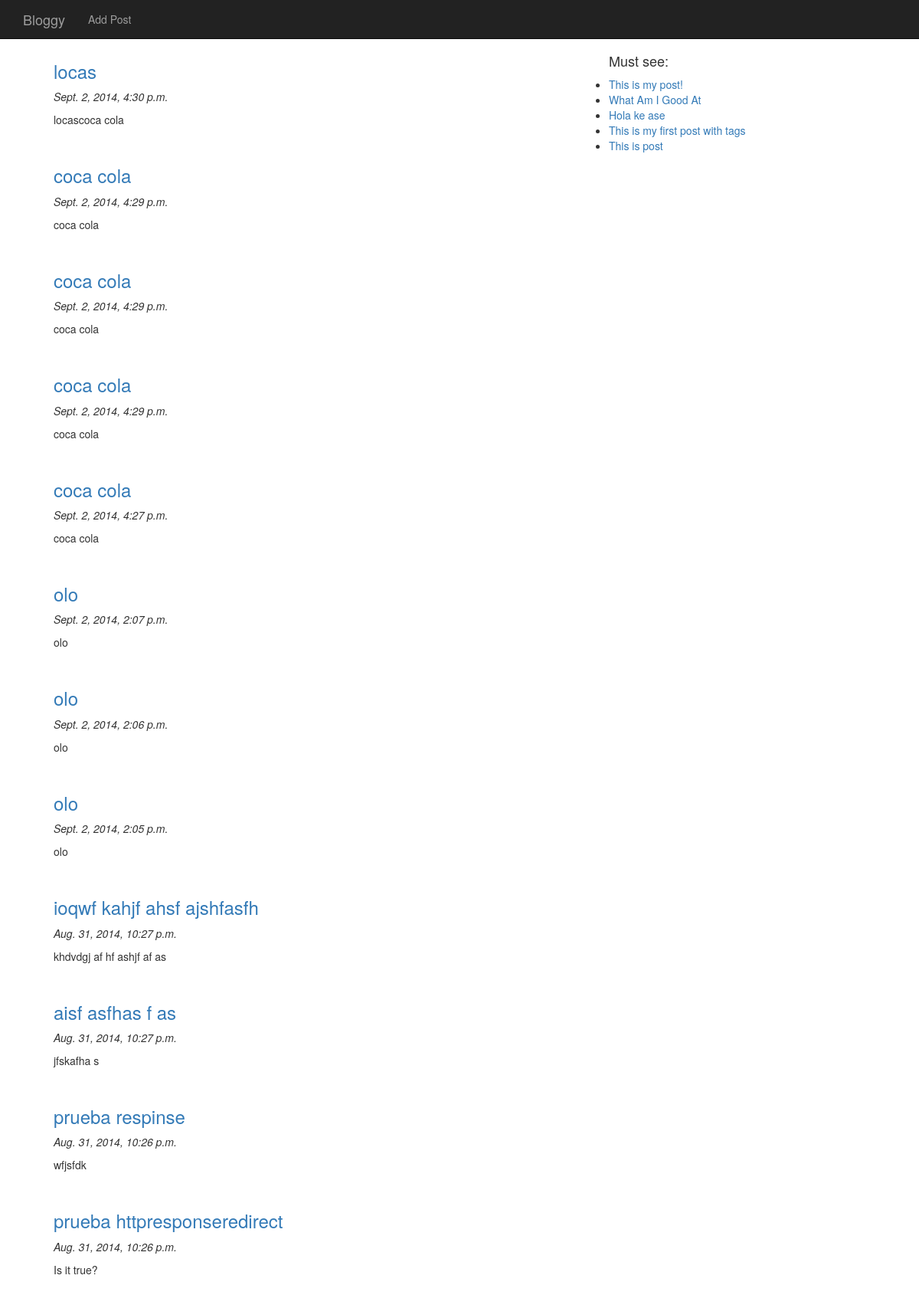
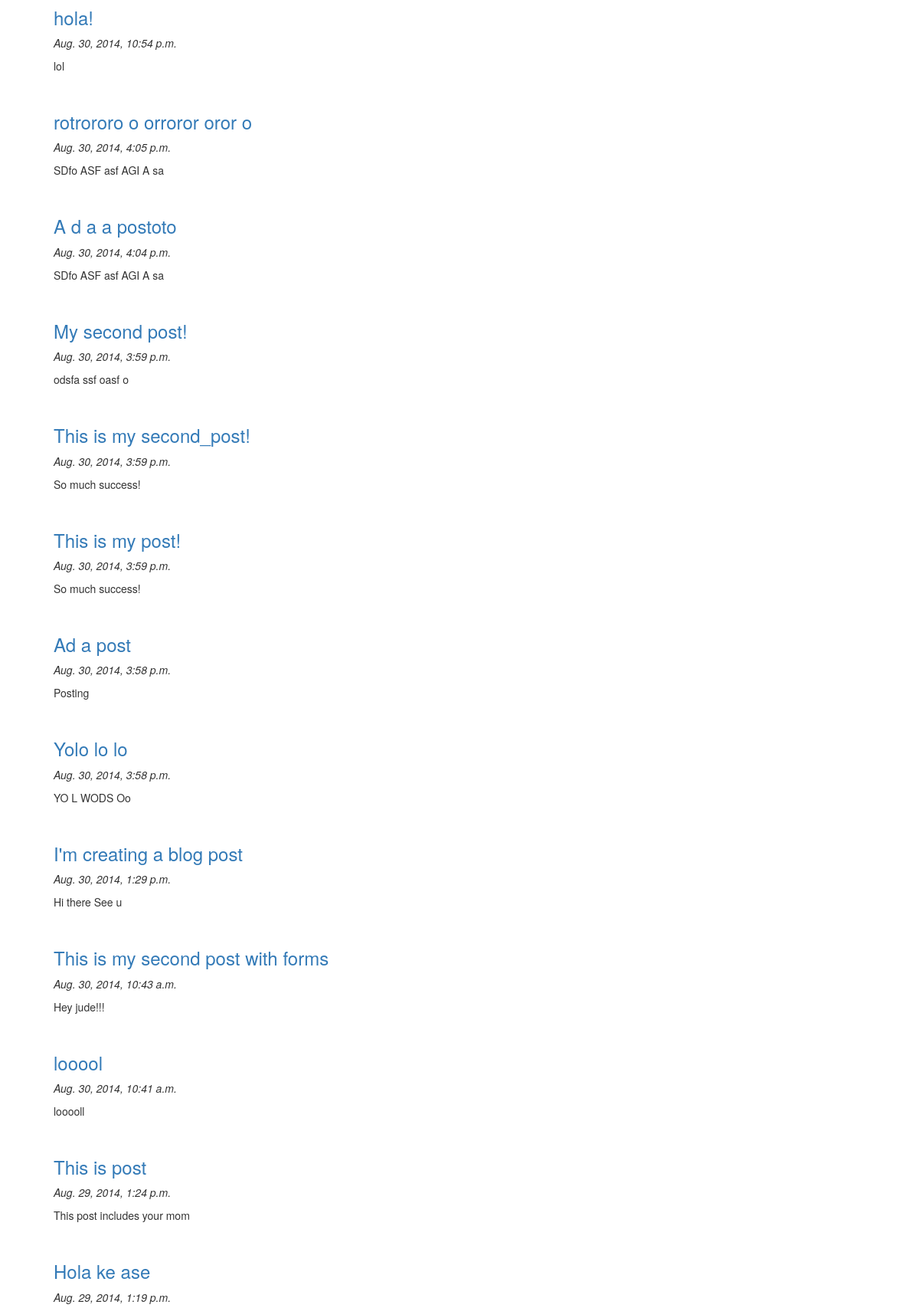
Screenshot of /blog/ (upper part) with the database file from the repository (2 pictures, top to bottom).
### blog/models.py (models this page shows, shortened)
class Post(models.Model):
    created_at = models.DateTimeField(auto_now_add=True)
    title = models.CharField(max_length = 100)
    content = models.TextField()
    tag = models.CharField(max_length = 20, blank=True, null=True)
    image = models.ImageField(upload_to="images", blank=True,null = True)
    views = models.IntegerField(default=0)

### blog/views.py (the view)
def index(request):
    t = loader.get_template('blog/index.html')
    context_dict = {'latest_posts': retrieve_posts(), 'popular_posts': pop_posts(5),}
    c = Context(context_dict)
    return HttpResponse(t.render(c))

### blog/views.py (called while the page is built)
def encode_url(url):
    return url.replace(' ','_')

def retrieve_posts(post_title = ''):
    if post_title != '':
        posts = get_object_or_404(Post, title = post_title.replace('_',' '))
    else:
        posts = Post.objects.all().order_by('-created_at')
        for post in posts:
            post.url = encode_url(post.title)
    return posts

def pop_posts(n):
    pop_posts = Post.objects.order_by('-views')[:n]
    for post in pop_posts:
        post.url = encode_url(post.title)
    return pop_posts

### templates/blog/index.html
{% extends 'base.html' %}
{% block content %}
<div class="row">
  <div class="col-md-8">
    {% if latest_posts %}
      <ul>
        {% for post in latest_posts %}
          <h3>
            <a href="/blog/{{ post.url }}">{{ post.title }}</a>
          </h3>
          <p><em>{{ post.created_at }}</em></p>
          <p>{{ post.content }}</p>
          <br>
        {% endfor %}
      </ul>
      {% endif %}
  </div>
  <div class="col-md4">
    <h4>Must see:</h4>
    <ul>
      {% for popular_post in popular_posts %}
      <li>
        <a href="/blog/{{ popular_post.url }}">{{popular_post.title}}</a>
      </li>
      {% endfor %}
    </ul>
  </div>
</div>
{% endblock %}

### templates/base.html (style rules this page uses)
body { padding-top: 60px; }

### rows the page displays
Post: title "locas", created_at "Sept. 2, 2014, 4:30 p.m.", content "locascoca cola"
Post: title "coca cola", created_at "Sept. 2, 2014, 4:29 p.m.", content "coca cola"
Post: title "coca cola", created_at "Sept. 2, 2014, 4:29 p.m.", content "coca cola"
Post: title "coca cola", created_at "Sept. 2, 2014, 4:29 p.m.", content "coca cola"
Post: title "coca cola", created_at "Sept. 2, 2014, 4:27 p.m.", content "coca cola"
Post: title "olo", created_at "Sept. 2, 2014, 2:07 p.m.", content "olo"
Post: title "olo", created_at "Sept. 2, 2014, 2:06 p.m.", content "olo"
Post: title "olo", created_at "Sept. 2, 2014, 2:05 p.m.", content "olo"
Post: title "ioqwf kahjf ahsf ajshfasfh", created_at "Aug. 31, 2014, 10:27 p.m.", content "khdvdgj af hf ashjf af as"
Post: title "aisf asfhas f as", created_at "Aug. 31, 2014, 10:27 p.m.", content "jfskafha s"
Post: title "prueba respinse", created_at "Aug. 31, 2014, 10:26 p.m.", content "wfjsfdk"
Post: title "prueba httpresponseredirect", created_at "Aug. 31, 2014, 10:26 p.m.", content "Is it true?"
Post: title "hola!", created_at "Aug. 30, 2014, 10:54 p.m.", content "lol"
Post: title "rotrororo o orroror oror o", created_at "Aug. 30, 2014, 4:05 p.m.", content "SDfo ASF asf AGI A sa"
Post: title "A d a a postoto", created_at "Aug. 30, 2014, 4:04 p.m.", content "SDfo ASF asf AGI A sa"
Post: title "My second post!", created_at "Aug. 30, 2014, 3:59 p.m.", content "odsfa ssf oasf o"
Post: title "This is my second_post!", created_at "Aug. 30, 2014, 3:59 p.m.", content "So much success!"
Post: title "This is my post!", created_at "Aug. 30, 2014, 3:59 p.m.", content "So much success!"
Post: title "Ad a post", created_at "Aug. 30, 2014, 3:58 p.m.", content "Posting"
Post: title "Yolo lo lo", created_at "Aug. 30, 2014, 3:58 p.m.", content "YO L WODS Oo"
Post: title "I'm creating a blog post", created_at "Aug. 30, 2014, 1:29 p.m.", content "Hi there See u"
Post: title "This is my second post with forms", created_at "Aug. 30, 2014, 10:43 a.m.", content "Hey jude!!!"
Post: title "looool", created_at "Aug. 30, 2014, 10:41 a.m.", content "looooll"
Post: title "This is post", created_at "Aug. 29, 2014, 1:24 p.m.", content "This post includes your mom"
Post: title "Hola ke ase", created_at "Aug. 29, 2014, 1:19 p.m."
Post: title "What Am I Good At"
Post: title "This is my first post with tags"
